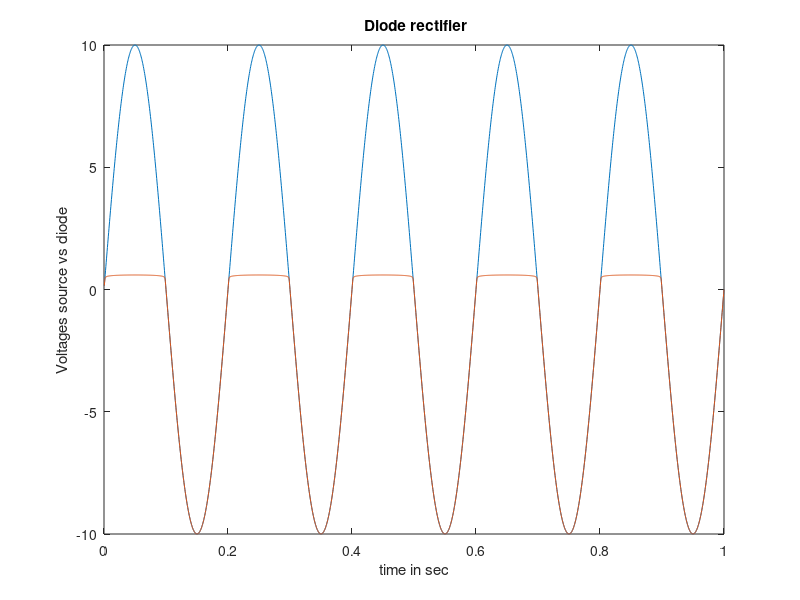

MATLAB code for this plot:
close all;
clc;
clear;

%%%%%%%%%%%%%%%%%%%%%%%%%%%%%%%%%%%%%%%%%%%%%%%%%%%%%%%%%%%%%%%%%%%%%%%%%%%

q0 = 1.60218 * 10 ^ (- 19); % Charge of electron in C
n0 = 1; % For this semiconductor
kB = 1.38065 * 10 ^ (- 23); % Boltzmann const. in m^2 Kg s^-2 K^-1
TK = 300; % Temp. in K
is = 10 ^ (- 13); % Assumed dark current of diode
vt = kB * TK / q0; 

r1 = 10 * 10 ^ 3; % Resistance of the resistor in Ohms

freq = 5; % Frecuency of waves
fs = 2000; % Amount of data
Tt = 1; % Total time in seconds
t = zeros(1, fs); % Vector for time marks
y = zeros(1, fs); % Vector for voltages that work with KVL
vs = zeros(1, fs); % Vector for source voltages

%%%%%%%%%%%%%%%%%%%%%%%%%%%%%%%%%%%%%%%%%%%%%%%%%%%%%%%%%%%%%%%%%%%%%%%%%%%

for i = 1 : fs
    t(1, i) = Tt * i / fs; % Times acording to a constant Tt
    vs(1, i) = 10 * sin(2 * pi * freq * t(1, i)); % Sine-voltage function
    x = @(vd) vs(1, i) - r1 * is * (exp(vd / vt) - 1) - vd; % Sum of all voltages
    y(1, i) = fzero(x, 0); % Diode voltages that work with KVL
end

plot(t, vs, t, y) % Graph. We want it to adjust itself
% axis([0, 2, 0, 2])
xlabel('time in sec')
ylabel('Voltages source vs diode')
title('\bf Diode rectifier')